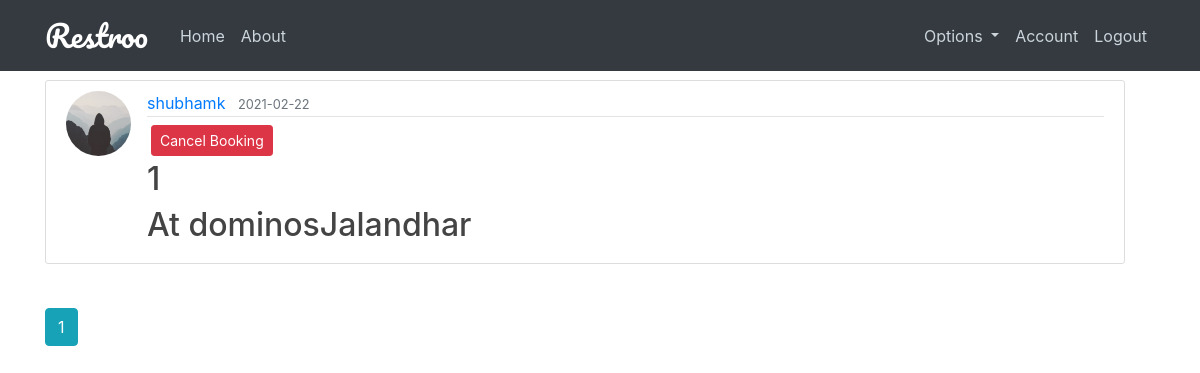
The app's page /bookings/5 (signed in) with its own data.
### restroo/models.py (models this page shows, shortened)
class Booking(db.Model):
    id = db.Column(db.Integer, primary_key=True)
    date_posted = db.Column(db.DateTime, nullable=False, default=datetime.utcnow)
    number_of_table = db.Column(db.Integer, nullable=False)
    cust_id = db.Column(db.Integer, db.ForeignKey('user.id'), nullable=False)
    rest_id = db.Column(db.Integer, db.ForeignKey('user.id'), nullable=False)
    booker = db.relationship('User', back_populates='bookings', foreign_keys='Booking.cust_id')
    bookplace = db.relationship('User', back_populates='reserves', foreign_keys='Booking.rest_id')

class User(db.Model, UserMixin):
    id = db.Column(db.Integer, primary_key=True)
    name = db.Column(db.String(100), nullable=False)
    username = db.Column(db.String(20), unique=True, nullable=False)
    email = db.Column(db.String(120), unique=True, nullable=False)
    address = db.Column(db.Text, nullable=False)
    contact = db.Column(db.Integer, nullable=False)
    role = db.Column(db.String(20), nullable=False, default="customer")
    image_file = db.Column(db.String(20), nullable=False, default='default.jpg')
    password = db.Column(db.String(60), nullable=False)
    table = db.relationship('Tables', backref='restaurant', lazy=True)
    medias = db.relationship('Media', backref='uploader', lazy=True)
    posts = db.relationship('Post', back_populates='author', lazy=True)
    bookings = db.relationship('Booking', back_populates='booker', lazy=True,
                               primaryjoin='User.id==Booking.cust_id')
    reserves = db.relationship('Booking', back_populates='bookplace', lazy=True,
                               primaryjoin='User.id==Booking.rest_id')
    reviewed_by = db.relationship('Review', back_populates='reviewer', lazy=True,
                                  primaryjoin='User.id==Review.cust_id')
    reviewed_at = db.relationship('Review', back_populates='reviewplace', lazy=True,
                                  primaryjoin='User.id==Review.rest_id')

### restroo/routes.py (the view)
@app.route("/bookings/<int:rest_id>")
@login_required
def bookings(rest_id):
    page = request.args.get('page', 1, type=int)
    bookings = Booking.query.filter_by(rest_id=rest_id).order_by(Booking.date_posted.desc()).paginate(page=page,
                                                                                                      per_page=5)
    return render_template('bookings.html', bookings=bookings, rest_id=rest_id)

### restroo/models.py (called while the page is built)
@login_manager.user_loader
def load_user(user_id):
    return User.query.get(int(user_id))

### restroo/templates/bookings.html (shortened to what this page needs)
{% extends "layout.html" %}
{% block content %}
    {% for booking in bookings.items %}
        <article class="media content-section">
        <img class="rounded-circle article-img" src="{{ url_for('static', filename='profile_pics/' + booking.booker.image_file) }}">
          <div class="media-body">
            <div class="article-metadata">
              <a class="mr-2" href="">{{ booking.booker.username }}</a>
              <small class="text-muted">{{ booking.date_posted.strftime('%Y-%m-%d') }}</small>
            </div>
              {% if booking.bookplace == current_user %}
                    <div>
                    <button type="button" class="btn btn-danger btn-sm m-1" data-toggle="modal" data-target="#deleteModal">Cancel Booking</button>
                    </div>
                {% endif %}
            <h2><a class="article-title" href="">{{ booking.number_of_table }}</a></h2>
            <h2>At <a class="article-title" href="">{{ booking.bookplace.username }}</a></h2>
          </div>
        </article>
    {% endfor %}
    <br/>
    {% for page_num in bookings.iter_pages(left_edge=1, right_edge=1, left_current=1, right_current=2) %}
        {% if page_num %}
            {% if bookings.page == page_num %}
                <a class="btn btn-info mb-4" href="{{ url_for('bookings', page=page_num, rest_id=rest_id) }}">{{ page_num }}</a>
            {% else %}
                <a class="btn btn-outline-info mb-4" href="{{ url_for('bookings', page=page_num, rest_id=rest_id) }}">{{ page_num }}</a>
            {% endif %}
        {% else %}
            ...
        {% endif %}
    {% endfor %}
{% endblock content %}

### restroo/static/main.css (style rules this page uses)
body { background-image: url('pexels-pixabay-326279.jpg'); background-repeat: no-repeat; background-attachment: fixed; background-size: cover; color: #333333; margin-top: 5rem; }
h1, h2, h3, h4, h5, h6 { color: #444444; }
.content-section { background: #ffffff; padding: 10px 20px; border: 1px solid #dddddd; border-radius: 3px; margin-bottom: 20px; }
.article-title { color: #444444; }
.article-img { height: 65px; width: 65px; margin-right: 16px; }
.article-metadata { padding-bottom: 1px; margin-bottom: 4px; border-bottom: 1px solid #e3e3e3 }

### records on screen
Booking: image_file (placeholder picture), booker.username "shubhamk", date_posted "2021-02-22", number_of_table "1", bookplace.username "dominosJalandhar"

### other values on screen
{{ page_num }} "1"
